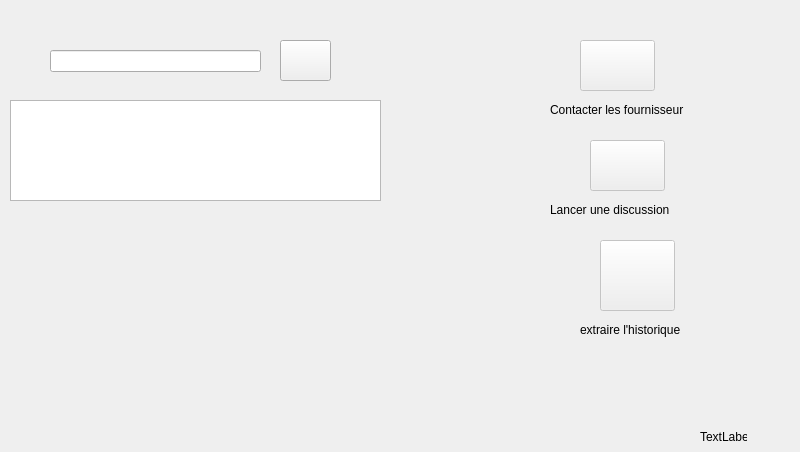
     <widget class="QWidget" name="tab_2">
      <attribute name="title">
       <string>recherche</string>
      </attribute>
      <widget class="QPushButton" name="rechercher">
       <property name="geometry">
        <rect>
         <x>280</x>
         <y>40</y>
         <width>51</width>
         <height>41</height>
        </rect>
       </property>
       <property name="styleSheet">
        <string notr="true">border-image: url(:/img/img/loupe.png);</string>
       </property>
       <property name="text">
        <string/>
       </property>
      </widget>
      <widget class="QLineEdit" name="valeur_rechercher">
       <property name="geometry">
        <rect>
         <x>50</x>
         <y>50</y>
         <width>211</width>
         <height>22</height>
        </rect>
       </property>
      </widget>
      <widget class="QTableView" name="afficher_rechercher">
       <property name="geometry">
        <rect>
         <x>10</x>
         <y>100</y>
         <width>371</width>
         <height>101</height>
        </rect>
       </property>
       <property name="styleSheet">
        <string notr="true">border-color: rgb(255, 170, 0);</string>
       </property>
      </widget>
      <widget class="QLabel" name="label_11">
       <property name="geometry">
        <rect>
         <x>0</x>
         <y>0</y>
         <width>791</width>
         <height>441</height>
        </rect>
       </property>
       <property name="styleSheet">
        <string notr="true">border-image: url(:/img/img/pellule.jpg);</string>
       </property>
       <property name="text">
        <string/>
       </property>
      </widget>
      <widget class="QPushButton" name="pushButton">
       <property name="enabled">
        <bool>false</bool>
       </property>
       <property name="geometry">
        <rect>
         <x>580</x>
         <y>40</y>
         <width>75</width>
         <height>51</height>
        </rect>
       </property>
       <property name="styleSheet">
        <string notr="true">border-image: url(:/img/img/email.png);</string>
       </property>
       <property name="text">
        <string/>
       </property>
      </widget>
      <widget class="QPushButton" name="pushButton_3">
       <property name="enabled">
        <bool>false</bool>
       </property>
       <property name="geometry">
        <rect>
         <x>600</x>
         <y>240</y>
         <width>75</width>
         <height>71</height>
        </rect>
       </property>
       <property name="styleSheet">
        <string notr="true">
border-image: url(:/img/img/file.png);</string>
       </property>
       <property name="text">
        <string/>
       </property>
      </widget>
      <widget class="QPushButton" name="pushButton_4">
       <property name="enabled">
        <bool>false</bool>
       </property>
       <property name="geometry">
        <rect>
         <x>590</x>
         <y>140</y>
         <width>75</width>
         <height>51</height>
        </rect>
       </property>
       <property name="styleSheet">
        <string notr="true">border-image: url(:/img/img/speech.png);</string>
       </property>
       <property name="text">
        <string/>
       </property>
      </widget>
      <widget class="QLabel" name="label_35">
       <property name="geometry">
        <rect>
         <x>550</x>
         <y>100</y>
         <width>151</width>
         <height>20</height>
        </rect>
       </property>
       <property name="text">
        <string>Contacter les fournisseur</string>
       </property>
      </widget>
      <widget class="QLabel" name="label_36">
       <property name="geometry">
        <rect>
         <x>550</x>
         <y>200</y>
         <width>171</width>
         <height>20</height>
        </rect>
       </property>
       <property name="text">
        <string>Lancer une discussion</string>
       </property>
      </widget>
      <widget class="QLabel" name="label_37">
       <property name="geometry">
        <rect>
         <x>700</x>
         <y>430</y>
         <width>47</width>
         <height>13</height>
        </rect>
       </property>
       <property name="text">
        <string>TextLabel</string>
       </property>
      </widget>
      <widget class="QLabel" name="label_38">
       <property name="geometry">
        <rect>
         <x>580</x>
         <y>320</y>
         <width>151</width>
         <height>20</height>
        </rect>
       </property>
       <property name="text">
        <string>extraire l'historique </string>
       </property>
      </widget>
      <zorder>label_11</zorder>
      <zorder>rechercher</zorder>
      <zorder>valeur_rechercher</zorder>
      <zorder>afficher_rechercher</zorder>
      <zorder>pushButton</zorder>
      <zorder>pushButton_3</zorder>
      <zorder>pushButton_4</zorder>
      <zorder>label_35</zorder>
      <zorder>label_36</zorder>
      <zorder>label_37</zorder>
      <zorder>label_38</zorder>
     </widget>
